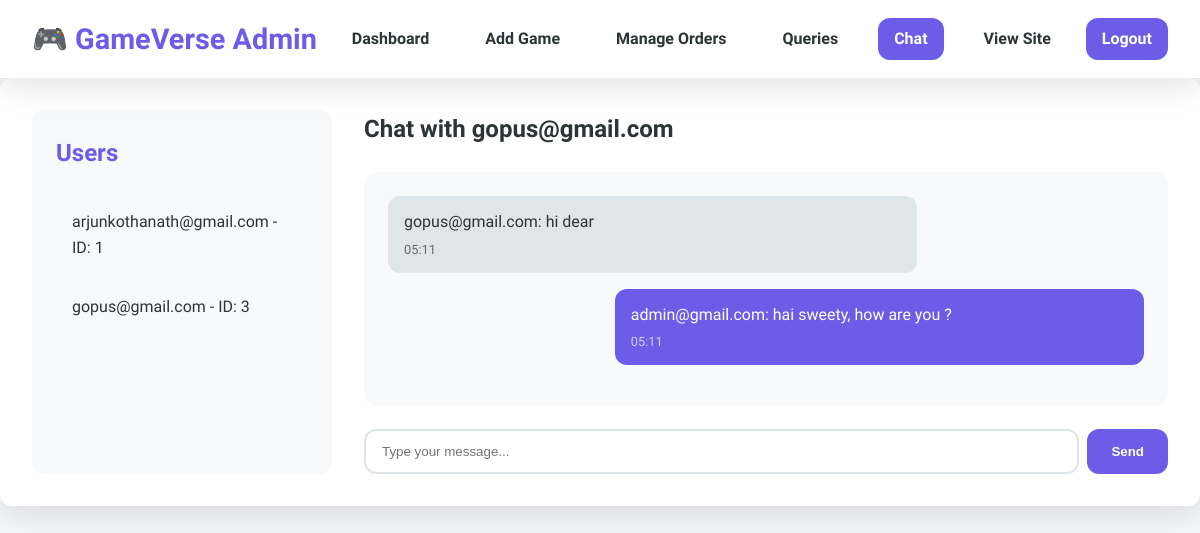
The page /chatadmin/3/ (signed in) on the database its author committed.
### myshop/models.py (models this page shows)
class Register(AbstractUser):
    usertype=models.CharField(max_length=10,default="admin")

class Message(models.Model):
    sender  = models.ForeignKey(Register,on_delete=models.CASCADE,related_name="sent_messages")
    receiver  = models.ForeignKey(Register,on_delete=models.CASCADE,related_name="received_messages")
    chat = models.TextField()
    created_at = models.DateTimeField(auto_now_add=True)

### myshop/views.py (the view)
# urls.py: path('chatadmin/', views.chatadmin, name='chatadmin_no_id'),
def chatadmin(request, receiver_id=None):
    users = Register.objects.filter(usertype="user")
    receiver = None
    messages_list = []
    if receiver_id:
        receiver = Register.objects.get(id=receiver_id)
        messages_list = Message.objects.filter(
            (Q(sender=request.user) & Q(receiver=receiver)) |
            (Q(sender=receiver) & Q(receiver=request.user))
        ).order_by('created_at')
    elif users.exists():
        return redirect('chatadmin', receiver_id=users.first().id)
    if request.method == "POST" and receiver:
        message_text = request.POST.get('message')
        if message_text:
            Message.objects.create(sender=request.user, receiver=receiver, chat=message_text)
            return redirect('chatadmin', receiver_id=receiver.id)
    return render(request, 'chatadmin.html', {
    'users': users,
    'receiver': receiver,
    'messages': messages_list,   # Must be present
    'user': request.user         # Needed for `message.sender == user`
})

### myshop/templates/chatadmin.html (shortened to what this page needs)
{% load static %}
<!DOCTYPE html>
<html lang="en">
<head>
  <link rel="stylesheet" href="{% static 'css/admin.css' %}" />
  <link rel="stylesheet" href="{% static 'css/chatadmin.css' %}">
</head>
<body>
  <header class="tophead">
    <div class="logo">🎮 GameVerse Admin</div>
    <nav class="main-nav">
      <a href="/admin">Dashboard</a>
      <a href="/addgame">Add Game</a>
      <a href="/manage">Manage Orders</a>
      <a href="/queries">Queries</a>
      <a href="/adminchat" class="active">Chat</a>
      <a href="/home">View Site</a>
    </nav>
    <div class="header-right">
      <a href="/login" class="login-btn">Logout</a>
    </div>
  </header>
  <div class="container chat-dashboard">
    <div class="user-list">
      <h2>Users</h2>
      <ul>
        {% for u in users %}
          <li>
            <a href="{% url 'chatadmin' u.id %}">{{ u.username }} - ID: {{ u.id }}</a>
          </li>
        {% endfor %}
      </ul>
    </div>
    <div class="chat-box">
      {% if receiver %}
        <h2 class="chat-title">Chat with {{ receiver.username }}</h2>
        <div class="chat-messages">
          {% for message in messages %}
            <div class="chat-message {% if message.sender == user %}sent{% else %}received{% endif %}">
              <p>
                {% if message.sender %}
                  {{ message.sender.username }}: {{ message.chat }}
                {% else %}
                  Unknown sender: {{ message.chat }}
                {% endif %}
              </p>
              <span class="timestamp">{{ message.created_at|date:"H:i" }}</span>
            </div>
          {% empty %}
            <p class="no-messages">No messages yet.</p>
          {% endfor %}
        </div>
        <form method="POST" action="{% url 'chatadmin' receiver.id %}" class="chat-form">
          <input type="text" name="message" placeholder="Type your message..." required>
          <button type="submit">Send</button>
        </form>
      {% else %}
        <h2>Select a user from the list to start chatting.</h2>
      {% endif %}
    </div>
  </div>
</body>
</html>

### myshop/static/css/chatadmin.css (style rules this page uses)
.chat-dashboard { display: flex; gap: 2rem; background-color: white; padding: 2rem; border-radius: var(--border-radius); box-shadow: var(--box-shadow); }
.user-list { flex: 0 0 300px; background-color: #f8f9fa; border-radius: var(--border-radius); padding: 1.5rem; }
.user-list h2 { margin-bottom: 1.5rem; color: var(--primary); }
.user-list ul { list-style: none; }
.user-list li { margin-bottom: 0.5rem; }
.user-list a { display: block; padding: 0.8rem 1rem; text-decoration: none; color: var(--dark); border-radius: var(--border-radius); transition: var(--transition); }
.chat-box { flex: 1; display: flex; flex-direction: column; }
.chat-title { margin-bottom: 1.5rem; }
.chat-messages { flex: 1; padding: 1.5rem; background-color: #f8f9fa; border-radius: var(--border-radius); margin-bottom: 1.5rem; overflow-y: auto; max-height: 500px; }
.chat-message { margin-bottom: 1rem; padding: 0.8rem 1rem; border-radius: var(--border-radius); max-width: 70%; position: relative; }
.chat-message.sent { background-color: var(--primary); color: white; margin-left: auto; }
.chat-message.received { background-color: #dfe6e9; margin-right: auto; }
.timestamp { display: block; font-size: 0.8rem; opacity: 0.7; margin-top: 0.3rem; }
.chat-form { display: flex; gap: 0.5rem; }
.chat-form input { flex: 1; padding: 0.8rem 1rem; border: 2px solid #dfe6e9; border-radius: var(--border-radius); }
.chat-form button { padding: 0.8rem 1.5rem; background-color: var(--primary); color: white; border: none; border-radius: var(--border-radius); cursor: pointer; font-weight: 600; }

### myshop/static/css/base.css (style rules this page uses)
:root { --primary: #6c5ce7; --primary-dark: #5649c0; --secondary: #00cec9; --dark: #2d3436; --light: #f5f6fa; --success: #00b894; --danger: #d63031; --warning: #fdcb6e; --info: #0984e3; --border-radius: 12px; --box-shadow: 0 10px 30px rgba(0, 0, 0, 0.1); --transition: all 0.3s ease; }
* { margin: 0; padding: 0; box-sizing: border-box; }
body { font-family: 'Rajdhani', sans-serif; background-color: var(--light); color: var(--dark); line-height: 1.6; }
.container { max-width: 1200px; margin: 0 auto; padding: 2rem; }
h1, h2, h3, h4 { font-weight: 600; margin-bottom: 1rem; color: var(--dark); }
.tophead { background-color: white; box-shadow: var(--box-shadow); padding: 1rem 2rem; display: flex; justify-content: space-between; align-items: center; position: sticky; top: 0; z-index: 1000; }
.logo { font-size: 1.8rem; font-weight: 600; color: var(--primary); display: flex; align-items: center; gap: 0.5rem; }
.main-nav { display: flex; gap: 1.5rem; }
.main-nav a { text-decoration: none; color: var(--dark); font-weight: 600; padding: 0.5rem 1rem; border-radius: var(--border-radius); transition: var(--transition); }
.main-nav a:hover, .main-nav a.active { color: white; background-color: var(--primary); }
.header-right { display: flex; align-items: center; gap: 1rem; }
.login-btn { background-color: var(--primary); color: white; padding: 0.5rem 1rem; border-radius: var(--border-radius); text-decoration: none; font-weight: 600; transition: var(--transition); }

### rows shown on the page
Register: username "arjunkothanath@gmail.com", id "1"
Register: username "gopus@gmail.com", id "3"
Message: sender.username "gopus@gmail.com", chat "hi dear", created_at "05:11"
Message: sender.username "admin@gmail.com", chat "hai sweety, how are you ?", created_at "05:11"
